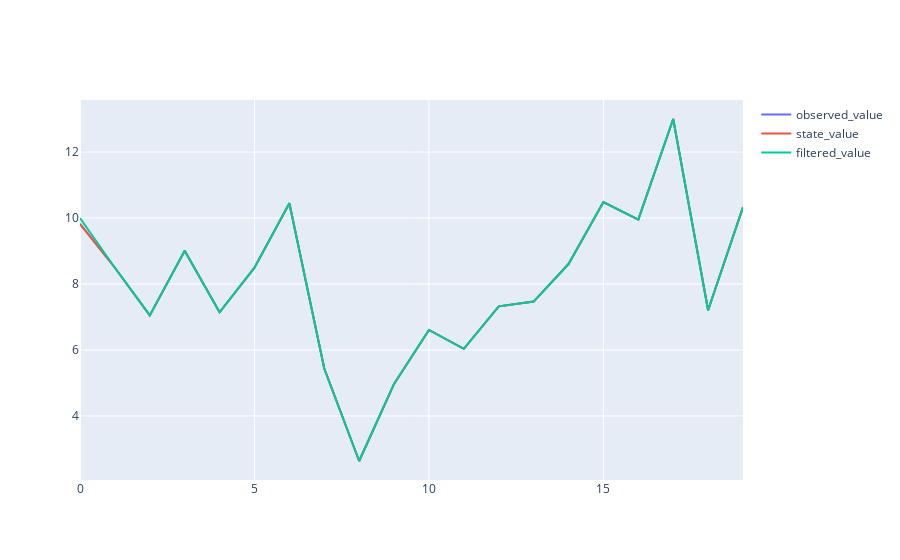

Source (notebook cell):
### Code cell
# 可視化
fig = go.Figure(
    data = [
        go.Scatter(x=np.arange(T), y=y.reshape(-1), name="observed_value"),
        go.Scatter(x=np.arange(T), y=x[:, 0].reshape(-1), name="state_value"),
        go.Scatter(x=np.arange(T), y=m[:, 0].reshape(-1), name="filtered_value"),
    ]
)
fig.show()

### Figure 1 — Plotly figure (JSON) as saved in the notebook; plotly's stock layout.template omitted (floating-point values rounded to 4 significant figures)
{"data": [{"name": "observed_value", "type": "scatter", "x": [0, 1, 2, 3, 4, 5, 6, 7, 8, 9, 10, 11, 12, 13, 14, 15, 16, 17, 18, 19], "y": [9.823, 8.492, 7.046, 9.005, 7.142, 8.493, 10.44, 5.437, 2.635, 4.97, 6.606, 6.036, 7.322, 7.466, 8.605, 10.48, 9.953, 13.0, 7.203, 10.33]}, {"name": "state_value", "type": "scatter", "x": [0, 1, 2, 3, 4, 5, 6, 7, 8, 9, 10, 11, 12, 13, 14, 15, 16, 17, 18, 19], "y": [9.823, 8.492, 7.046, 9.005, 7.142, 8.493, 10.44, 5.437, 2.635, 4.97, 6.606, 6.036, 7.322, 7.466, 8.605, 10.48, 9.953, 13.0, 7.203, 10.33]}, {"name": "filtered_value", "type": "scatter", "x": [0, 1, 2, 3, 4, 5, 6, 7, 8, 9, 10, 11, 12, 13, 14, 15, 16, 17, 18, 19], "y": [10, 8.492, 7.046, 9.005, 7.142, 8.493, 10.44, 5.437, 2.635, 4.97, 6.606, 6.036, 7.322, 7.466, 8.605, 10.48, 9.953, 13.0, 7.203, 10.33]}], "layout": {"autosize": true, "xaxis": {"autorange": true, "range": [0, 19], "type": "linear"}, "yaxis": {"autorange": true, "range": [2.059, 13.58], "type": "linear"}}}
